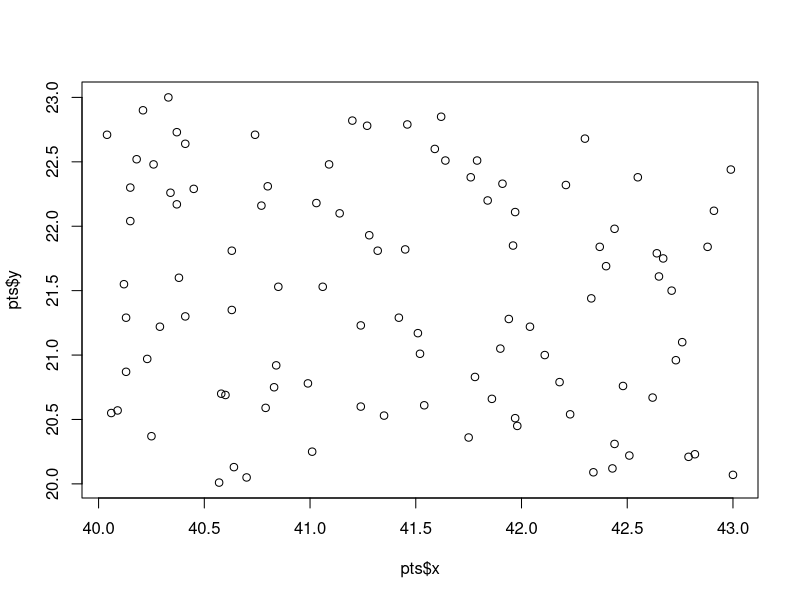
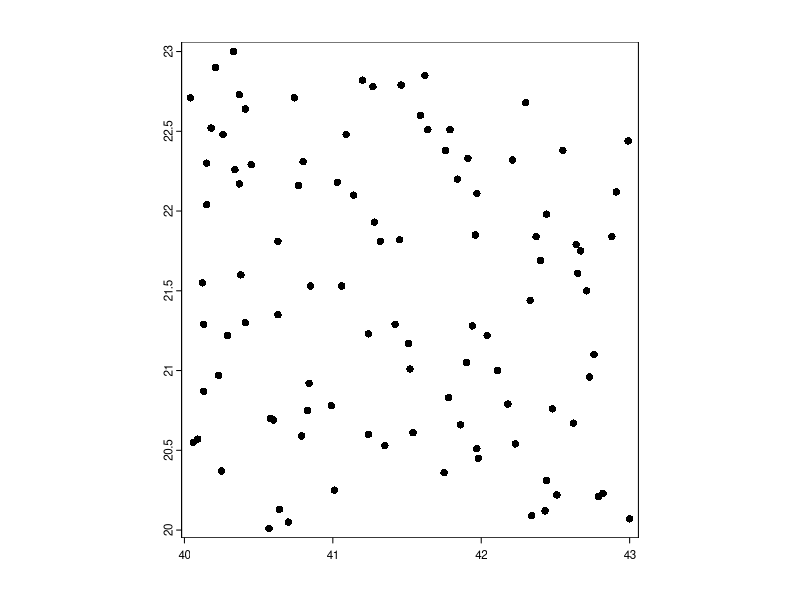
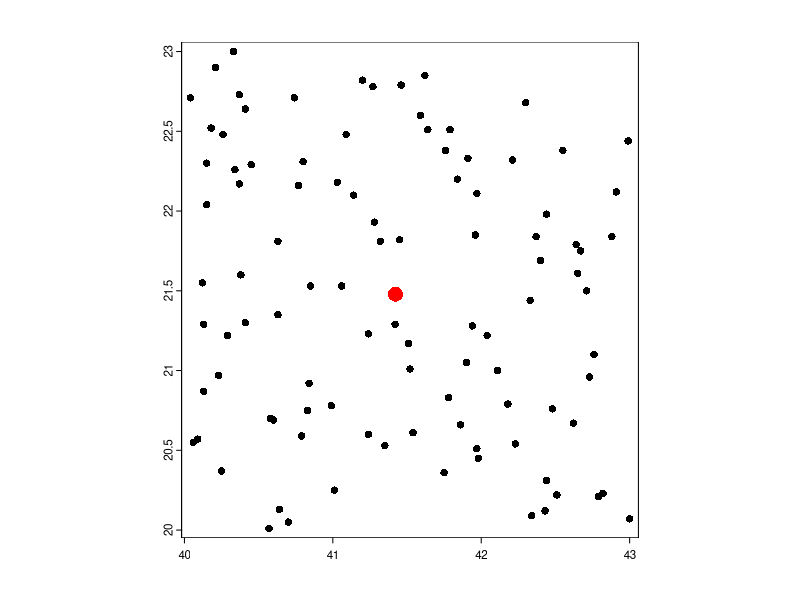
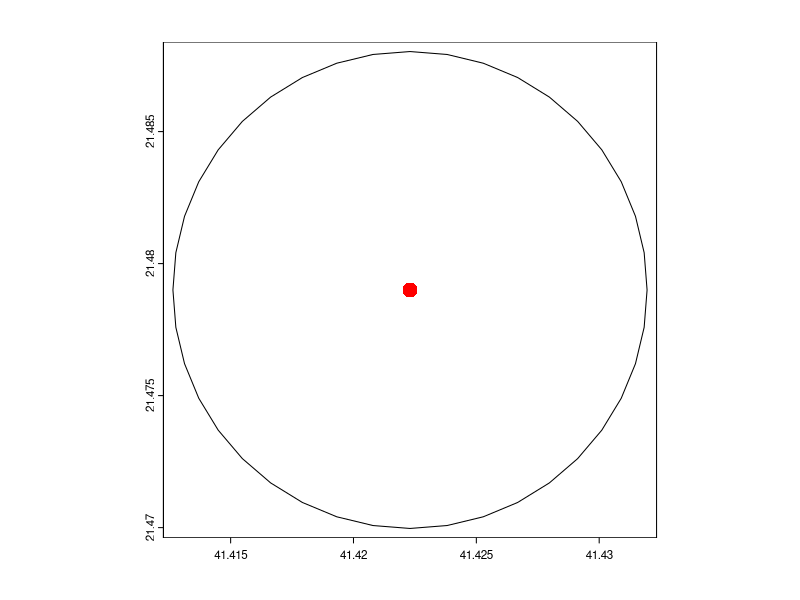
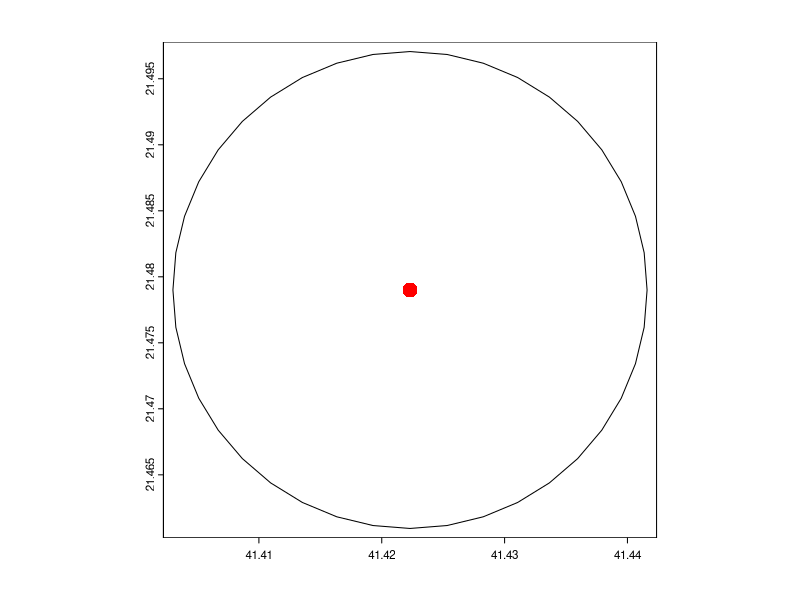
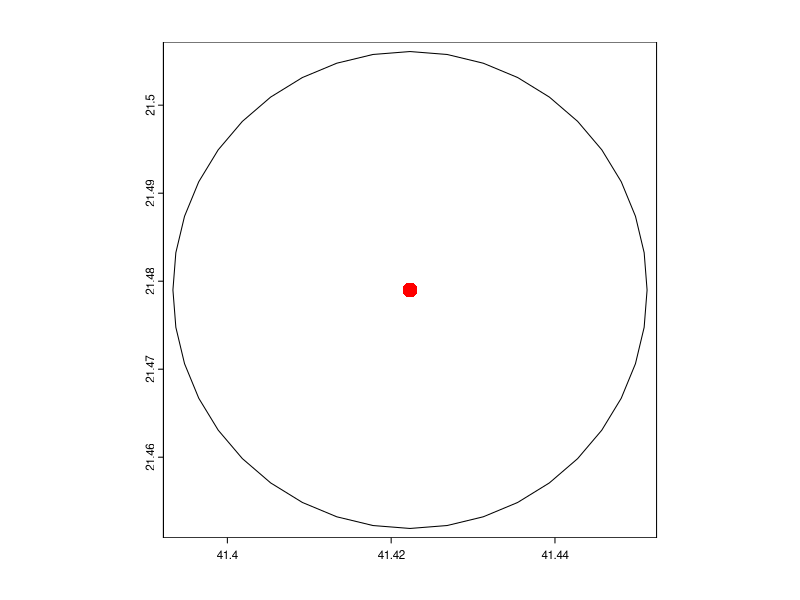
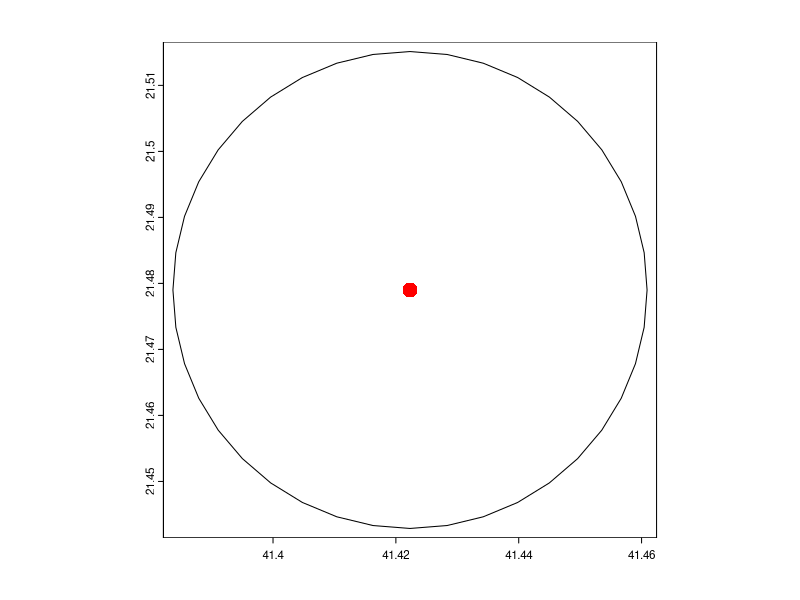
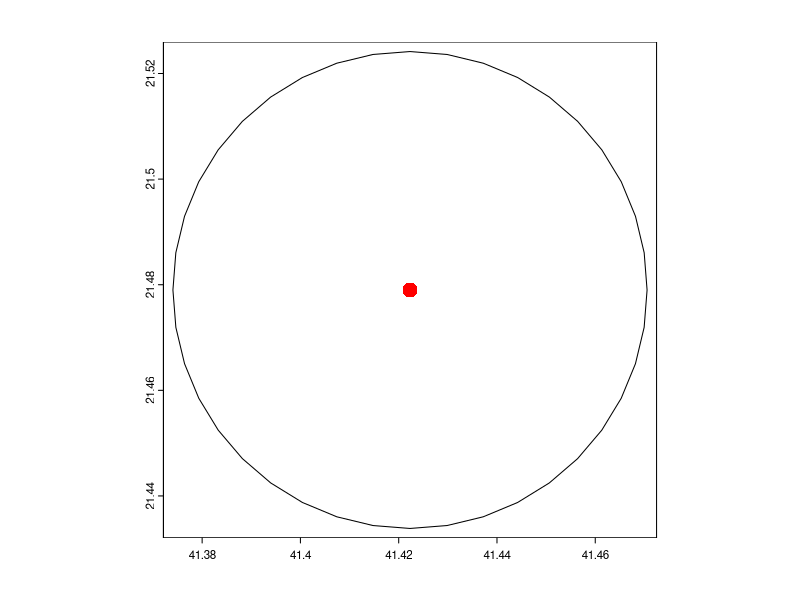

The R script that drew these images, in order:
# packages
library(tidyverse)
library(terra)

# points
pts <- tibble::tibble(x = sample(seq(40, 43, .01), 100, rep = TRUE), 
                      y = sample(seq(20, 23, .01), 100, rep = TRUE))
pts

plot(pts$x, pts$y)

# vector
pts_v <- terra::vect(pts, geom = c("x", "y"), crs = "EPSG:4326")
pts_v

plot(pts_v)

# central point
pts_c <- terra::vect(tibble::tibble(x = mean(pts$x), y = mean(pts$y)), 
                     geom = c("x", "y"), crs = "EPSG:4326")
pts_c

plot(pts_v)
plot(pts_c, col = "red", cex = 2, add = TRUE)

# buffers
b <- 1000
pts_included <- 0
while(pts_included < nrow(pts)){
    
    pts_c_b <- terra::buffer(pts_c, b)
    
    pts_included <- nrow(terra::intersect(pts_v, pts_c_b))
    
    plot(pts_c_b)
    plot(pts_v, add = TRUE)
    plot(pts_c, col = "red", cex = 2, add = TRUE)

    b <- b + 1000
    
}
b
